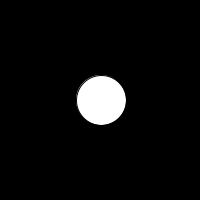
Frame 1 (no input)
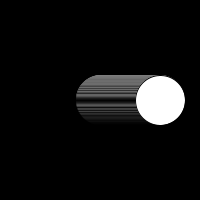
Frame 60 (the mouse pressed at the canvas centre just before this capture)
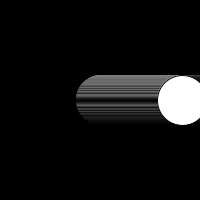
Frame 120 (the mouse held since frame 60 and released just before this capture)

The Processing sketch that drew these frames (run headless with seeded random() and noise(); from frame 60 on, the mouse is pressed at the canvas centre):

// Processing sketch: sketch_oct02b_BouncingBall
// ── sketch_oct02b_BouncingBall.pde

int speed = 1;
int x = 100; // location of square

void setup(){
  size(200,200);
  background(0);
}

void draw(){
  x=x+speed;
  ellipse(x,100,50,50);
  fill(255);
  if ((x>width) || (x<0)){
    speed=speed*-1;
  }
}

//void equalBliss(int x, int y, int speed){
//  ellipse(x+speed,y,x,x);
//  fill(255);
//}
